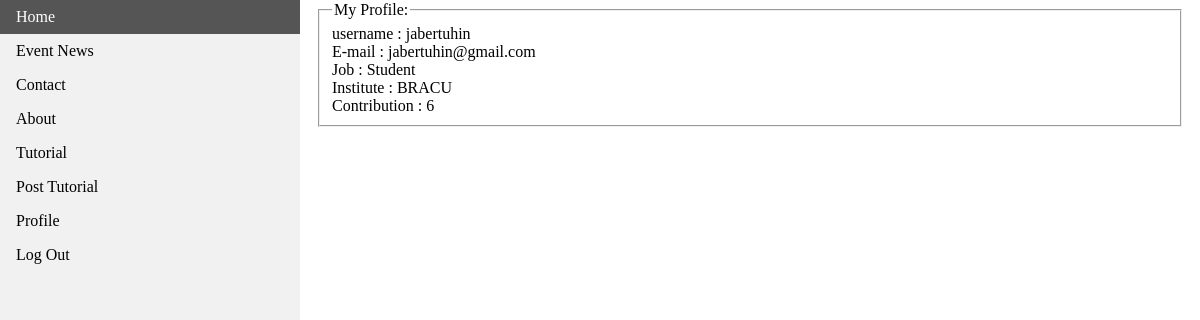
The app's page /profile.php (signed in) with its own data.
### tables this page shows
CREATE TABLE `account_info` (
  `user_id` int(11) NOT NULL,
  `username` varchar(10) NOT NULL,
  `mail_id` varchar(20) NOT NULL,
  `job` varchar(10) NOT NULL,
  `institute` varchar(30) NOT NULL,
  `password` varchar(40) NOT NULL,
  `contribution` int(11) NOT NULL DEFAULT '0',
  `admin_check` int(11) NOT NULL DEFAULT '0'
);

### profile.php (the view, shortened to what this page needs)
<!doctype html>
<html lang="en">
<link href="style1.css" rel="stylesheet">
<head>
</head>
<body>
    <?php
        require 'connect.php';
        if(!isset($_SESSION['mail']) && !isset($_SESSION['pass'])){
            include 'NavigateBar.php';
            echo "<div style=\"margin-left:25%;padding:1px 16px;height:1000px;\">";
            echo "Please, login <a href = 'login.php'>here</a>";
            echo "</div>";
            echo "Please, login <a href = 'login.php'>here</a>";
        }else{
            if($_SESSION['admin'] == 1) include 'NavigateBarAdmin.php';
            else include 'NavigateBarCont.php';
    ?>
        <div style="margin-left:25%;padding:1px 16px;height:1000px;">
            <form>
                <fieldset>
                    <legend>My Profile:</legend>
                    <?php
                        $mail = $_SESSION['mail'];
                        $pass = $_SESSION['pass'];
                        $sql = "select * from account_info where mail_id = '$mail' and password = '$pass' ";
                        $result = mysqli_query($conn,$sql);
                        while($arr = mysqli_fetch_array($result,MYSQLI_ASSOC)){
                            echo "<label>username : </label> {$arr['username']}<br/>";
                            echo "<label>E-mail : </label> {$arr['mail_id']}<br/>";
                            echo "<label>Job : </label> {$arr['job']}<br/>";
                            echo "<label>Institute : </label> {$arr['institute']}<br/>";
                            echo "<label>Contribution : </label> {$arr['contribution']}<br/>";
                        }
                    ?>
                </fieldset>
            </form>
        </div>
        <?php
        }
    ?>
</body>
</html>

### style1.css (style rules this page uses)
body { margin: 0; }

### records on screen
account_info: username "jabertuhin", mail "jabertuhin@gmail.com", job "Student", institute "BRACU", contribution "6"
